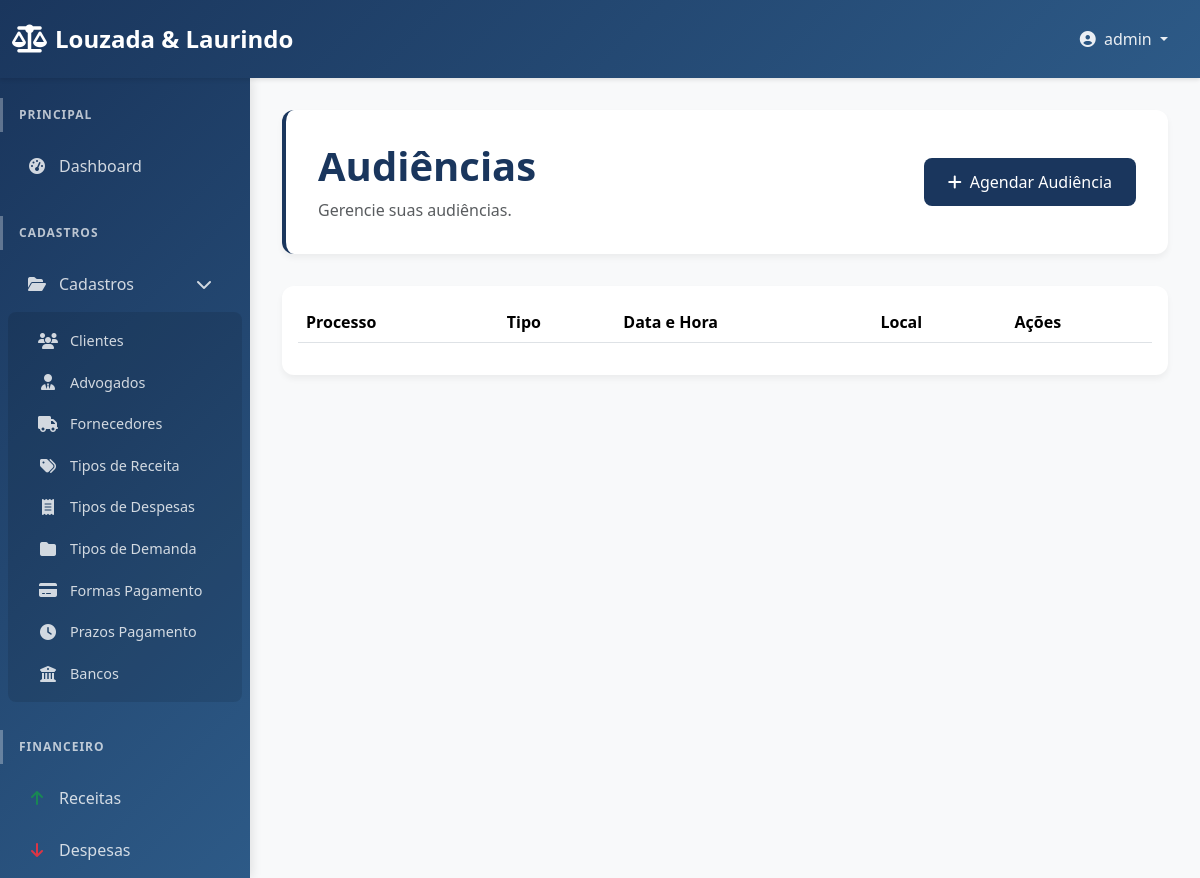
Before: /dashboard/audiencias/ (signed in) with the older database file.
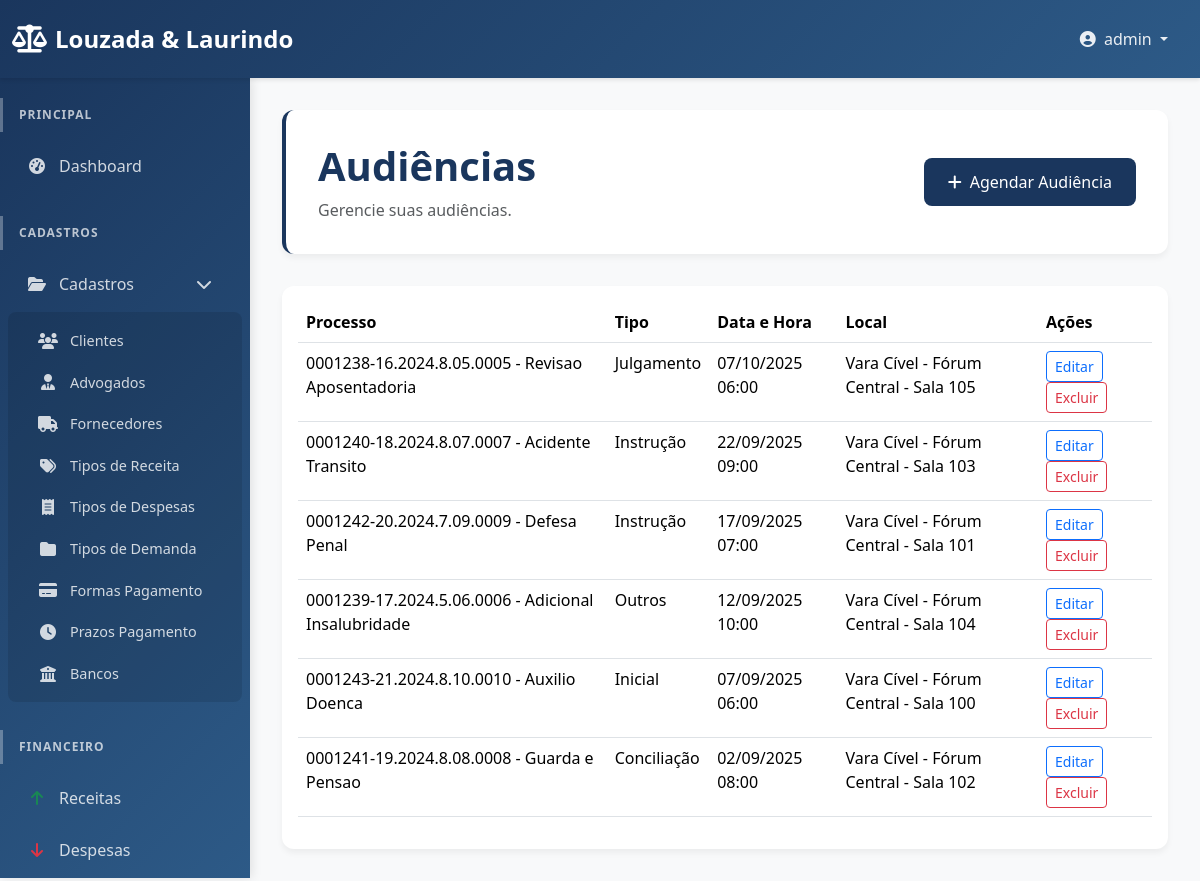
After: the same page with the newer database file.
### dashboard/models.py (models this page shows, shortened)
class Audiencia(models.Model):
    TIPO_CHOICES = [
        ('inicial', 'Inicial'),
        ('instrucao', 'Instrução'),
        ('conciliacao', 'Conciliação'),
        ('julgamento', 'Julgamento'),
        ('outros', 'Outros'),
    ]
    processo = models.ForeignKey(Processo, on_delete=models.CASCADE, verbose_name="Processo")
    tipo = models.CharField(max_length=20, choices=TIPO_CHOICES, verbose_name="Tipo")
    data_hora = models.DateTimeField(verbose_name="Data e Hora")
    local = models.CharField(max_length=200, verbose_name="Local")
    observacoes = models.TextField(blank=True, null=True, verbose_name="Observações")
    compareceu = models.BooleanField(default=False, verbose_name="Compareceu")
    resultado = models.TextField(blank=True, null=True, verbose_name="Resultado")
    data_criacao = models.DateTimeField(auto_now_add=True, verbose_name="Data de Criação")
    class Meta:
        verbose_name = "Audiência"
        verbose_name_plural = "Audiências"
        ordering = ['-data_hora']

class Processo(models.Model):
    STATUS_CHOICES = [
        ('ativo', 'Ativo'),
        ('suspenso', 'Suspenso'),
        ('arquivado', 'Arquivado'),
        ('finalizado', 'Finalizado'),
    ]
    numero = models.CharField(max_length=50, unique=True, verbose_name="Número do Processo")
    cliente = models.ForeignKey(Cliente, on_delete=models.CASCADE, verbose_name="Cliente")
    advogado_responsavel = models.ForeignKey('users.Lawyer', on_delete=models.CASCADE, verbose_name="Advogado Responsável")
    titulo = models.CharField(max_length=200, verbose_name="Título")
    descricao = models.TextField(verbose_name="Descrição")
    status = models.CharField(max_length=20, choices=STATUS_CHOICES, default='ativo', verbose_name="Status")
    data_inicio = models.DateField(verbose_name="Data de Início")
    data_fim = models.DateField(blank=True, null=True, verbose_name="Data de Fim")
    valor_causa = models.DecimalField(max_digits=10, decimal_places=2, blank=True, null=True, verbose_name="Valor da Causa")
    tribunal = models.CharField(max_length=100, blank=True, null=True, verbose_name="Tribunal")
    vara = models.CharField(max_length=100, blank=True, null=True, verbose_name="Vara")
    class Meta:
        verbose_name = "Processo"
        verbose_name_plural = "Processos"
        ordering = ['-data_inicio']

### dashboard/views.py (the view)
# urls.py: path('audiencias/', views.audiencia_list, name='audiencia_list'),
@login_required
def audiencia_list(request):
    audiencias = Audiencia.objects.select_related('processo').order_by('-data_hora')
    return render(request, 'dashboard/audiencia_list.html', {'audiencias': audiencias})

### dashboard/templates/dashboard/audiencia_list.html (shortened to what this page needs)
{% extends 'dashboard/base.html' %}
{% block content %}
<div class="page-header">
    <div class="d-flex justify-content-between align-items-center">
        <div>
            <h1>Audiências</h1>
            <p class="text-muted">Gerencie suas audiências.</p>
        </div>
        <div>
            <a href="{% url 'dashboard:audiencia_create' %}" class="btn btn-primary"><i class="fas fa-plus me-2"></i>Agendar Audiência</a>
        </div>
    </div>
</div>
<div class="card">
    <div class="card-body">
        <table class="table table-hover">
            <thead>
                <tr>
                    <th>Processo</th>
                    <th>Tipo</th>
                    <th>Data e Hora</th>
                    <th>Local</th>
                    <th>Ações</th>
                </tr>
            </thead>
            <tbody>
                {% for audiencia in audiencias %}
                <tr>
                    <td>{{ audiencia.processo.numero }} - {{ audiencia.processo.titulo }}</td>
                    <td>{{ audiencia.get_tipo_display }}</td>
                    <td>{{ audiencia.data_hora|date:"d/m/Y H:i" }}</td>
                    <td>{{ audiencia.local }}</td>
                    <td>
                        <a href="{% url 'dashboard:audiencia_update' audiencia.pk %}" class="btn btn-sm btn-outline-primary">Editar</a>
                        <a href="{% url 'dashboard:audiencia_delete' audiencia.pk %}" class="btn btn-sm btn-outline-danger">Excluir</a>
                    </td>
                </tr>
                {% endfor %}
            </tbody>
        </table>
    </div>
</div>
{% endblock %}

Changed rows visible on the page:
added Audiencia: processo.numero "0001238-16.2024.8.05.0005", processo.titulo "Revisao Aposentadoria", tipo "Julgamento", data_hora "07/10/2025 06:00", local "Vara Cível - Fórum Central - Sala 105"
added Audiencia: processo.numero "0001240-18.2024.8.07.0007", processo.titulo "Acidente Transito", tipo "Instrução", data_hora "22/09/2025 09:00", local "Vara Cível - Fórum Central - Sala 103"
added Audiencia: processo.numero "0001242-20.2024.7.09.0009", processo.titulo "Defesa Penal", tipo "Instrução", data_hora "17/09/2025 07:00", local "Vara Cível - Fórum Central - Sala 101"
added Audiencia: processo.numero "0001239-17.2024.5.06.0006", processo.titulo "Adicional Insalubridade", tipo "Outros", data_hora "12/09/2025 10:00", local "Vara Cível - Fórum Central - Sala 104"
added Audiencia: processo.numero "0001243-21.2024.8.10.0010", processo.titulo "Auxilio Doenca", tipo "Inicial", data_hora "07/09/2025 06:00", local "Vara Cível - Fórum Central - Sala 100"
added Audiencia: processo.numero "0001241-19.2024.8.08.0008", processo.titulo "Guarda e Pensao", tipo "Conciliação", data_hora "02/09/2025 08:00", local "Vara Cível - Fórum Central - Sala 102"
